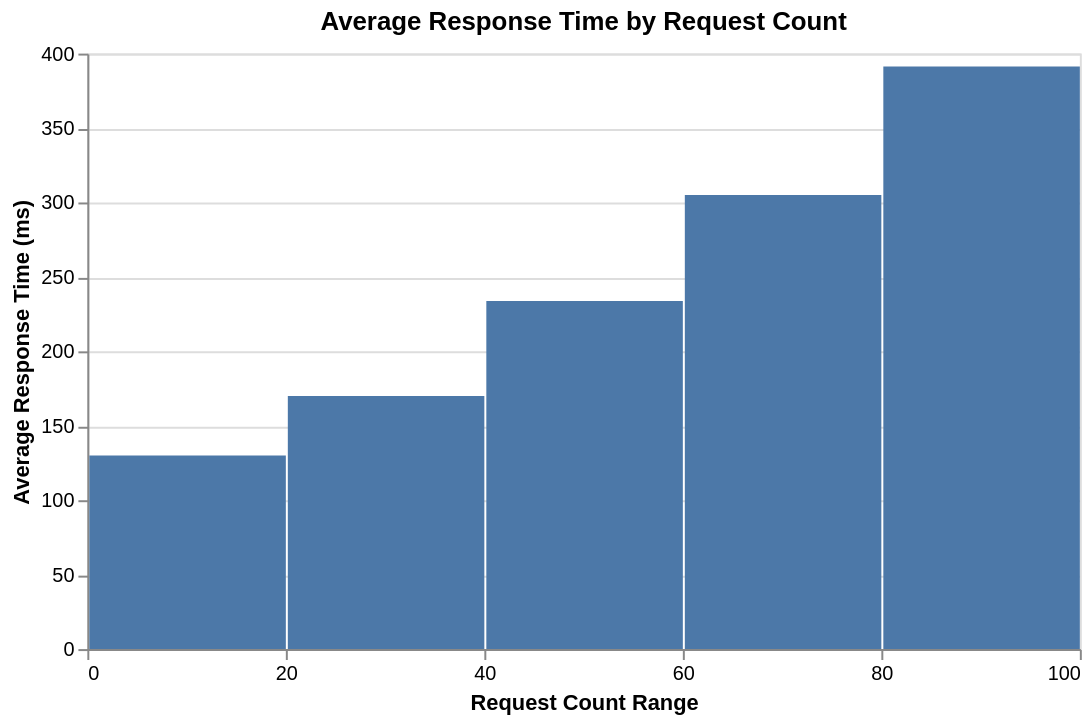

Express this chart as Vega-Lite.
### Vega-Lite specification from a JSON file in a GitHub repository (floating-point values rounded to 4 significant figures)
{"$schema": "https://vega.github.io/schema/vega-lite/v5.json", "description": "Histogram showing average values per bin using mean aggregation", "title": "Average Response Time by Request Count", "width": 500, "height": 300, "data": {"values": [{"requests": 10, "responseTime": 120}, {"requests": 15, "responseTime": 135}, {"requests": 20, "responseTime": 145}, {"requests": 25, "responseTime": 160}, {"requests": 30, "responseTime": 175}, {"requests": 35, "responseTime": 190}, {"requests": 40, "responseTime": 205}, {"requests": 45, "responseTime": 220}, {"requests": 50, "responseTime": 240}, {"requests": 55, "responseTime": 255}, {"requests": 60, "responseTime": 270}, {"requests": 65, "responseTime": 290}, {"requests": 70, "responseTime": 310}, {"requests": 75, "responseTime": 330}, {"requests": 80, "responseTime": 350}, {"requests": 85, "responseTime": 370}, {"requests": 90, "responseTime": 395}, {"requests": 95, "responseTime": 420}, {"requests": 12, "responseTime": 125}, {"requests": 18, "responseTime": 140}, {"requests": 22, "responseTime": 150}, {"requests": 28, "responseTime": 165}, {"requests": 32, "responseTime": 180}, {"requests": 38, "responseTime": 195}, {"requests": 42, "responseTime": 210}, {"requests": 48, "responseTime": 230}, {"requests": 52, "responseTime": 245}, {"requests": 58, "responseTime": 265}, {"requests": 62, "responseTime": 280}, {"requests": 68, "responseTime": 300}, {"requests": 72, "responseTime": 320}, {"requests": 78, "responseTime": 340}, {"requests": 82, "responseTime": 360}, {"requests": 88, "responseTime": 385}, {"requests": 92, "responseTime": 410}, {"requests": 98, "responseTime": 440}]}, "mark": "bar", "encoding": {"x": {"field": "requests", "type": "quantitative", "bin": {"maxbins": 8}, "axis": {"title": "Request Count Range"}}, "y": {"field": "responseTime", "aggregate": "mean", "type": "quantitative", "axis": {"title": "Average Response Time (ms)"}}}}
